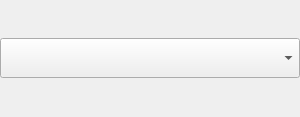
<?xml version="1.0" encoding="UTF-8"?>
<ui version="4.0">
 <class>tlinsWAstroObjectType</class>
 <widget class="QWidget" name="tlinsWAstroObjectType">
  <property name="geometry">
   <rect>
    <x>0</x>
    <y>0</y>
    <width>300</width>
    <height>117</height>
   </rect>
  </property>
  <property name="sizePolicy">
   <sizepolicy hsizetype="Expanding" vsizetype="Preferred">
    <horstretch>0</horstretch>
    <verstretch>0</verstretch>
   </sizepolicy>
  </property>
  <property name="minimumSize">
   <size>
    <width>300</width>
    <height>40</height>
   </size>
  </property>
  <property name="maximumSize">
   <size>
    <width>16777215</width>
    <height>16777215</height>
   </size>
  </property>
  <property name="windowTitle">
   <string>Form</string>
  </property>
  <layout class="QGridLayout" name="gridLayout">
   <property name="leftMargin">
    <number>0</number>
   </property>
   <property name="topMargin">
    <number>0</number>
   </property>
   <property name="rightMargin">
    <number>0</number>
   </property>
   <property name="bottomMargin">
    <number>0</number>
   </property>
   <property name="spacing">
    <number>0</number>
   </property>
   <item row="0" column="0">
    <widget class="QComboBox" name="astroObjectType">
     <property name="sizePolicy">
      <sizepolicy hsizetype="Expanding" vsizetype="Preferred">
       <horstretch>0</horstretch>
       <verstretch>0</verstretch>
      </sizepolicy>
     </property>
     <property name="minimumSize">
      <size>
       <width>0</width>
       <height>40</height>
      </size>
     </property>
     <property name="maximumSize">
      <size>
       <width>16777215</width>
       <height>40</height>
      </size>
     </property>
     <property name="font">
      <font>
       <weight>50</weight>
       <bold>false</bold>
      </font>
     </property>
     <property name="frame">
      <bool>true</bool>
     </property>
    </widget>
   </item>
  </layout>
 </widget>
 <resources/>
 <connections/>
</ui>
